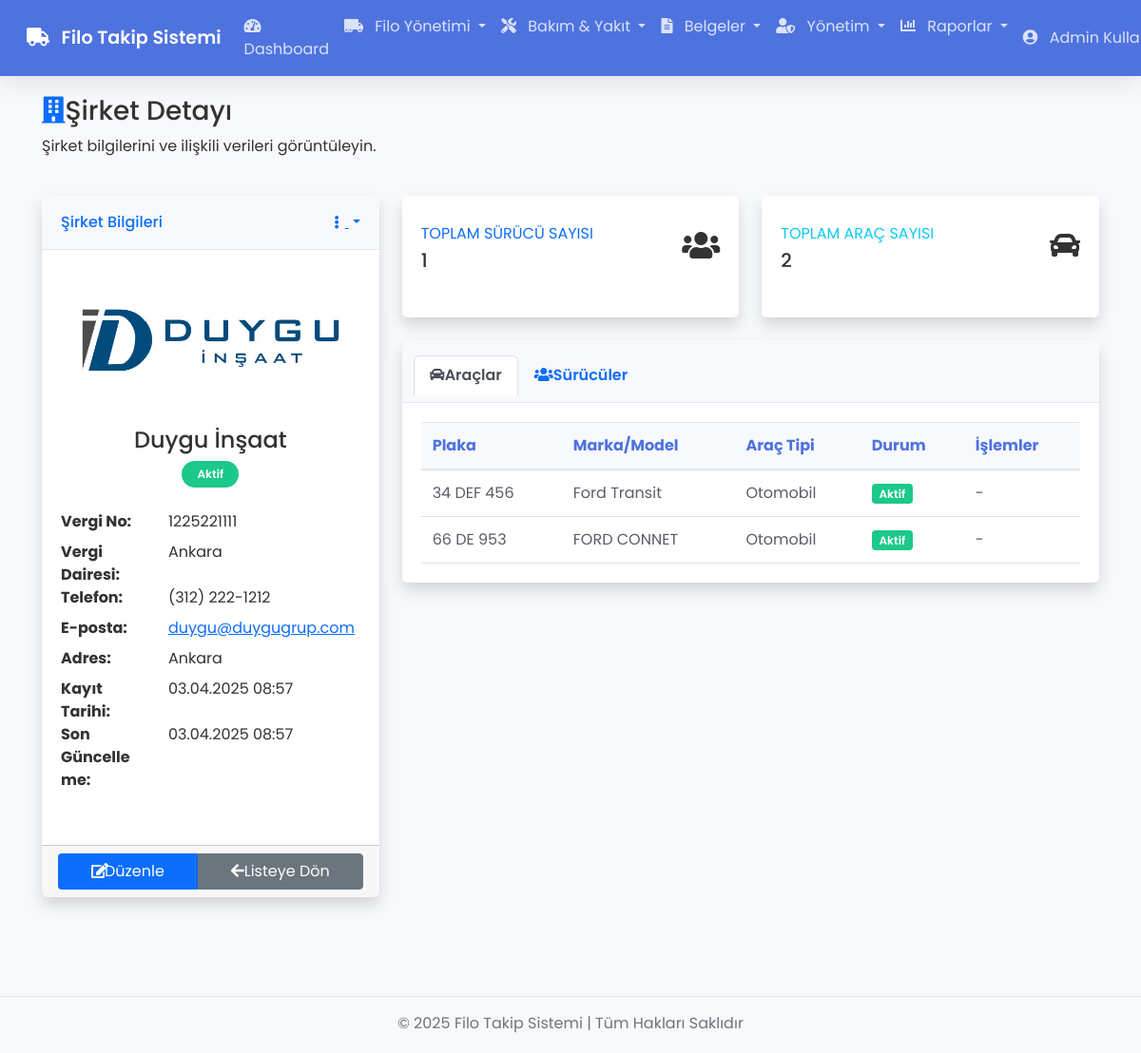
The page /companies/show/4 (signed in) on the database its author committed.
### tables this page shows
CREATE TABLE `companies` (
  `id` int(11) NOT NULL,
  `company_name` varchar(200) NOT NULL,
  `tax_office` varchar(100) DEFAULT NULL,
  `tax_number` varchar(20) NOT NULL,
  `address` text DEFAULT NULL,
  `phone` varchar(20) DEFAULT NULL,
  `email` varchar(100) DEFAULT NULL,
  `logo_url` varchar(255) DEFAULT NULL,
  `status` enum('Aktif','Pasif') NOT NULL DEFAULT 'Aktif',
  `created_at` timestamp NOT NULL DEFAULT current_timestamp(),
  `updated_at` timestamp NOT NULL DEFAULT current_timestamp() ON UPDATE current_timestamp()
);

CREATE TABLE `vehicles` (
  `id` int(11) NOT NULL,
  `plate_number` varchar(20) NOT NULL,
  `brand` varchar(100) NOT NULL,
  `model` varchar(100) NOT NULL,
  `year` int(11) DEFAULT NULL,
  `company_id` int(11) DEFAULT NULL,
  `vehicle_type` enum('Otomobil','Kamyonet','Kamyon','Otobüs') NOT NULL,
  `status` enum('Aktif','Pasif','Bakımda') NOT NULL DEFAULT 'Aktif',
  `created_at` timestamp NOT NULL DEFAULT current_timestamp()
);

### app/views/companies/show.php (the view, shortened to what the rows shown need)
<?php require APPROOT . '/views/inc/header.php'; ?>
<div class="container-fluid">
    <div class="row mb-3">
        <div class="col">
            <h1 class="h3 mb-2 text-gray-800">
                <i class="fas fa-building text-primary mr-2"></i>Şirket Detayı
            </h1>
            <p class="mb-4">Şirket bilgilerini ve ilişkili verileri görüntüleyin.</p>
        </div>
    </div>
    <div class="row">
        <div class="col-lg-4 mb-4">
            <div class="card shadow h-100">
                <div class="card-header py-3 d-flex flex-row align-items-center justify-content-between">
                    <h6 class="m-0 font-weight-bold text-primary">Şirket Bilgileri</h6>
                    <div class="dropdown no-arrow">
                        <a class="dropdown-toggle" href="#" role="button" id="dropdownMenuLink" data-bs-toggle="dropdown" aria-haspopup="true" aria-expanded="false">
                            <i class="fas fa-ellipsis-v fa-sm fa-fw text-gray-400"></i>
                        </a>
                    </div>
                </div>
                <div class="card-body">
                    <div class="text-center mb-4">
                        <?php if (!empty($data['company']->logo_url)): ?>
                            <img src="<?php echo URLROOT . '/' . htmlspecialchars($data['company']->logo_url); ?>" alt="Logo" class="img-fluid rounded" style="max-height: 150px;">
                        <?php else: ?>
                            <div class="rounded bg-light d-flex align-items-center justify-content-center mx-auto" style="width: 150px; height: 150px;">
                                <i class="fas fa-building fa-5x text-gray-400"></i>
                            </div>
                        <?php endif; ?>
                        <h4 class="mt-3 mb-0 font-weight-bold"><?php echo htmlspecialchars($data['company']->company_name); ?></h4>
                        <span class="badge badge-pill badge-<?php echo $data['company']->status === 'Aktif' ? 'success' : 'danger'; ?> px-3 py-2 mt-2">
                            <?php echo htmlspecialchars($data['company']->status); ?>
                        </span>
                    </div>
                    <dl class="row">
                        <dt class="col-sm-4">Vergi No:</dt>
                        <dd class="col-sm-8"><?php echo htmlspecialchars($data['company']->tax_number); ?></dd>
                        <dt class="col-sm-4">Vergi Dairesi:</dt>
                        <dd class="col-sm-8"><?php echo htmlspecialchars($data['company']->tax_office); ?></dd>
                        <dt class="col-sm-4">Telefon:</dt>
                        <dd class="col-sm-8"><?php echo htmlspecialchars($data['company']->phone ?? '-'); ?></dd>
                        <dt class="col-sm-4">E-posta:</dt>
                        <dd class="col-sm-8">
                            <?php if (!empty($data['company']->email)): ?>
                                <a href="mailto:<?php echo htmlspecialchars($data['company']->email); ?>">
                                    <?php echo htmlspecialchars($data['company']->email); ?>
                                </a>
                            <?php else: ?>
                                -
                            <?php endif; ?>
                        </dd>
                        <dt class="col-sm-4">Adres:</dt>
                        <dd class="col-sm-8"><?php echo nl2br(htmlspecialchars($data['company']->address ?? '-')); ?></dd>
                        <dt class="col-sm-4">Kayıt Tarihi:</dt>
                        <dd class="col-sm-8"><?php echo date('d.m.Y H:i', strtotime($data['company']->created_at)); ?></dd>
                        <dt class="col-sm-4">Son Güncelleme:</dt>
                        <dd class="col-sm-8"><?php echo date('d.m.Y H:i', strtotime($data['company']->updated_at)); ?></dd>
                    </dl>
                </div>
                <div class="card-footer">
                    <div class="btn-group w-100">
                        <a href="<?php echo URLROOT; ?>/companies/edit/<?php echo $data['company']->id; ?>" class="btn btn-primary">
                            <i class="fas fa-edit mr-1"></i>Düzenle
                        </a>
                        <a href="<?php echo URLROOT; ?>/companies" class="btn btn-secondary">
                            <i class="fas fa-arrow-left mr-1"></i>Listeye Dön
                        </a>
                    </div>
                </div>
            </div>
        </div>
        <div class="col-lg-8">
            <div class="row mb-4">
                <div class="col-md-6 mb-4 mb-md-0">
                    <div class="card border-left-primary shadow h-100 py-2">
                        <div class="card-body">
                            <div class="row no-gutters align-items-center">
                                <div class="col mr-2">
                                    <div class="text-xs font-weight-bold text-primary text-uppercase mb-1">
                                        Toplam Sürücü Sayısı</div>
                                    <div class="h5 mb-0 font-weight-bold text-gray-800">
                                        <?php echo $data['company']->driver_count; ?>
                                    </div>
                                </div>
                                <div class="col-auto">
                                    <i class="fas fa-users fa-2x text-gray-300"></i>
                                </div>
                            </div>
                        </div>
                    </div>
                </div>
                <div class="col-md-6">
                    <div class="card border-left-info shadow h-100 py-2">
                        <div class="card-body">
                            <div class="row no-gutters align-items-center">
                                <div class="col mr-2">
                                    <div class="text-xs font-weight-bold text-info text-uppercase mb-1">
                                        Toplam Araç Sayısı</div>
                                    <div class="h5 mb-0 font-weight-bold text-gray-800">
                                        <?php echo $data['company']->vehicle_count; ?>
                                    </div>
                                </div>
                                <div class="col-auto">
                                    <i class="fas fa-car fa-2x text-gray-300"></i>
                                </div>
                            </div>
                        </div>
                    </div>
                </div>
            </div>
            <div class="card shadow mb-4">
                <div class="card-header py-3">
                    <ul class="nav nav-tabs card-header-tabs" id="companyTabs" role="tablist">
                        <li class="nav-item">
                            <a class="nav-link active" id="vehicles-tab" data-bs-toggle="tab" href="#vehicles" role="tab" aria-controls="vehicles" aria-selected="true">
                                <i class="fas fa-car mr-1"></i>Araçlar
                            </a>
                        </li>
                        <li class="nav-item">
                            <a class="nav-link" id="drivers-tab" data-bs-toggle="tab" href="#drivers" role="tab" aria-controls="drivers" aria-selected="false">
                                <i class="fas fa-users mr-1"></i>Sürücüler
                            </a>
                        </li>
                    </ul>
                </div>
                <div class="card-body">
                    <div class="tab-content" id="companyTabContent">
                        <div class="tab-pane fade show active" id="vehicles" role="tabpanel" aria-labelledby="vehicles-tab">
                            <?php if(empty($data['company_vehicles'])) : ?>
                                <div class="alert alert-light border text-center">
                                    <i class="fas fa-info-circle"></i> Bu şirkete ait araç kaydı bulunmamaktadır.
                                </div>
                                <div class="text-center mt-3">
                                    <a href="<?php echo URLROOT; ?>/vehicles/add" class="btn btn-primary btn-sm">
                                        <i class="fas fa-plus"></i> Yeni Araç Ekle
                                    </a>
                                </div>
                            <?php else : ?>
                                <div class="table-responsive">
                                    <table class="table table-hover mini-table" id="companyVehiclesTable">
                                        <thead class="thead-light">
                                            <tr>
                                                <th>Plaka</th>
                                                <th>Marka/Model</th>
                                                <th>Araç Tipi</th>
                                                <th>Durum</th>
                                                <th>İşlemler</th>
                                            </tr>
                                        </thead>
                                        <tbody>
                                            <?php foreach($data['company_vehicles'] as $vehicle) : ?>
                                                <tr>
                                                    <td><?php echo $vehicle->plate_number; ?></td>
                                                    <td><?php echo $vehicle->brand.' '.$vehicle->model; ?></td>
                                                    <td><?php echo $vehicle->vehicle_type; ?></td>
                                                    <td>
                                                        <?php if($vehicle->status == 'Aktif') : ?>
                                                            <span class="badge badge-success">Aktif</span>
                                                        <?php elseif($vehicle->status == 'Pasif') : ?>
                                                            <span class="badge badge-secondary">Pasif</span>
                                                        <?php elseif($vehicle->status == 'Bakımda') : ?>
                                                            <span class="badge badge-warning">Bakımda</span>
                                                        <?php endif; ?>
                                                    </td>
                                                    <td>
                                                    </td>
                                                </tr>
                                            <?php endforeach; ?>
                                        </tbody>
                                    </table>
                                </div>
                            <?php endif; ?>
                        </div>
                    </div>
                </div>
            </div>
        </div>
    </div>
</div>
<?php require APPROOT . '/views/inc/footer.php'; ?>

### rows shown on the page
companies: logo_url (picture), company_name "Duygu İnşaat", status "Aktif", tax_number "1225221111", tax_office "Ankara", phone "(312) 222-1212", email "duygu@duygugrup.com", address "Ankara", created_at "03.04.2025 08:57", updated_at "03.04.2025 08:57"
vehicles: plate_number "34 DEF 456", brand "Ford", model "Transit", vehicle_type "Otomobil", status "Aktif"
vehicles: plate_number "66 DE 953", brand "FORD", model "CONNET", vehicle_type "Otomobil", status "Aktif"

### other values the page prints
SITENAME "Filo Takip Sistemi"
$_SESSION['user_name'] "Admin…"
$data['company']->driver_count "1"
$data['company']->vehicle_count "2"
